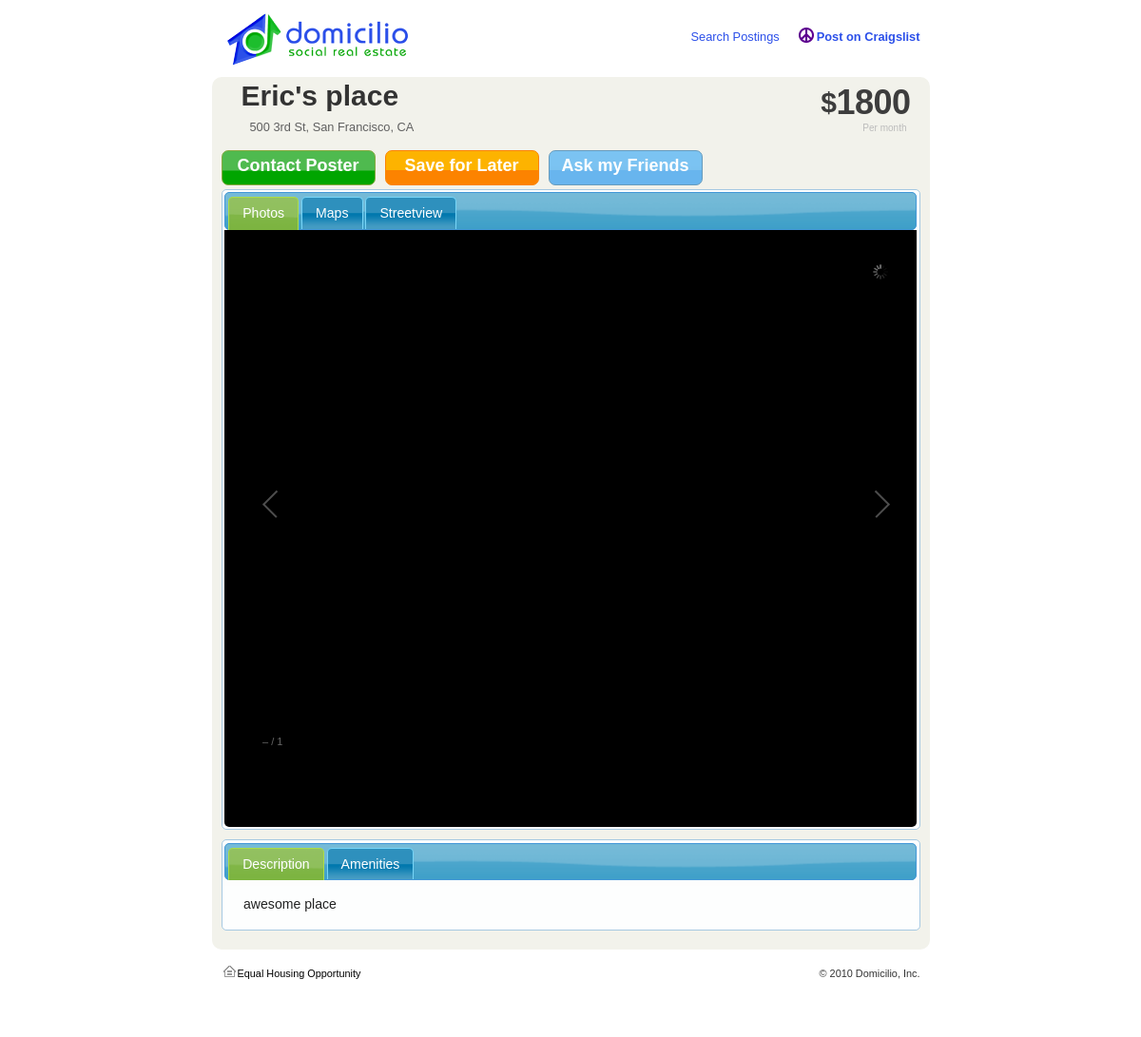
Screenshot of /view_posting.php?id=1 with the database file from the repository.
### tables this page shows
CREATE TABLE postings (
id BIGINT not null AUTO_INCREMENT,
owner_id BIGINT not null,
title varchar(1000),
cost varchar(64),
bedrooms INT,
address varchar(1000),
city varchar(64),
state varchar(32),
info varchar(20000),
location point,
PRIMARY KEY (id)
);

### lib/core.php (called while the page is built, shortened)
<?php
function id($a) {
  return $a;
}
function idx($array, $key, $default = null) {
  return $array[$key];
}
function edx($array, $key, $default = null) {
  return $array[$key];
}
?>

### lib/db.php (called while the page is built, shortened)
<?php
require_once('../lib/core.php');
function db_escape( $s )
{
  return mysql_real_escape_string( $s );
}
function db_fetch( $res )
{
  return mysql_fetch_row( $res );
}
function db_query( $query )
{
  $result = mysql_query($query);
  return $result;
}
?>

### lib/Posting.php (called while the page is built, shortened)
<?php
require_once("../lib/core.php");
require_once("../lib/db.php");
class Posting {
  protected
    $id,
    $title,
    $address,
    $state,
    $city,
    $info,
    $cost,
    $ownerId,
    $location = array('lat' => 0, 'lng' => 0),
    $photos = array();
  public static function fromDB($id) {
    $res = db_query("select id, title, cost, address, city, state,"
      . " info, owner_id, X(location), Y(location) from postings where id='"
      . db_escape($id) . "';");
    if ($arr = db_fetch($res)) {
      $id = $arr[0];
      $posting = id(new Posting())
                   ->setId($id)
                   ->setTitle(edx($arr, 1, 'New posting'))
                   ->setCost(edx($arr, 2, 0))
                   ->setAddress(edx($arr, 3, ''))
                   ->setCity(edx($arr, 4, ''))
                   ->setState(edx($arr, 5))
                   ->setInfo(edx($arr, 6, 'No info'))
                   ->setOwnerId(edx($arr, 7, 0))
                   ->setLocation(edx($arr, 8, 0), edx($arr, 9, 0));
      $res = db_query("select photo_id, photo_url,"
          . " photo_url_thumbnail from posting_photos where posting_id = '"
          . db_escape($id) . "';");
      while($arr = db_fetch($res)) {
        $posting->addPhoto($arr[0], $arr[2], $arr[1]);
      }
      return $posting;
    } else {
      return false;
    }
  }
  public function setLocation($new_lat, $new_lng) {
    return $this;
  }
  public function getFullAddress() {
    return $this->getAddress() . ", " . $this->getCity() . ", "
      . $this->getState();
  }
  public function addPhoto($photo_id, $photo_preview, $photo_src) {
    return $this;
  }
  public function setId($new_id) {
    return $this;
  }
  public function setTitle($new_title) {
    $this->title = $new_title;
    return $this;
  }
  public function getTitle() {
    return $this->title;
  }
  public function setInfo($new_info) {
    $this->info = $new_info;
    return $this;
  }
  public function getInfo() {
    return $this->info;
  }
  public function setAddress($new_address) {
    $this->address = $new_address;
    return $this;
  }
  public function getAddress() {
    return $this->address;
  }
  public function setCost($new_cost) {
    $this->cost = $new_cost;
    return $this;
  }
  public function getCost() {
    return $this->cost;
  }
  public function setCity($new_city) {
    $this->city = $new_city;
    return $this;
  }
  public function getCity() {
    return $this->city;
  }
  public function setState($new_state) {
    $this->state = $new_state;
    return $this;
  }
  public function getState() {
    return $this->state;
  }
  public function setOwnerId($new_owner_id) {
    return $this;
  }
}
?>

### www/view_posting.php (the view, shortened to what this page needs)
<?php
require_once('../lib/Posting.php');
$id = (int)idx($_GET, 'id', 0);
$posting = Posting::fromDB($id);
if ($posting) {
?>
<div id="view">
<h1><?php echo htmlspecialchars($posting->getTitle()); ?></h1><br/>
<p style="margin-left: 30px;"><?php echo htmlspecialchars($posting->getFullAddress()); ?></p>
<div class="price" style="position: relative; top:-70px;">
      <div class="price_data">
          <sup class="currency_if_required"></sup><sup>$</sup>
      <div class="currency_with_sup"><?php echo htmlspecialchars($posting->getCost()); ?></div>
       </div>
   <div class="price_modifier">                    Per month
    </div>
               </div>
	<div id="contactPoster" class="v3_button" style="float:left;width:140px;height:25px;padding:5px 10px; margin-right:10px;"  onclick="contactPoster()">Contact Poster</div>
	<div id ="savePosting" class="v3_button v3_orange" style="float:left;width:140px;height:25px;padding:5px 10px; margin-right:10px;" onclick="savePosting()">Save for Later</div>
	<div id="askFriends" class="v3_button v3_blue" style="float:left;width:140px;height:25px;padding:5px 10px;margin-right:10px;" onclick="shareWithFriends();">Ask my Friends</div>
	<br /><br />
<div id="tabs">
<ul>
	<li><a href="#tabs-2">Photos</a></li>
	<li><a href="#tabs-3">Maps</a></li>
	<li><a href="#tabs-4">Streetview</a></li>
</ul>
<div id="tabs-2" style="min-height: 400px; min-width:500px; text-align: center;background-color: black;">
	<div class="images" style="height:600px; width: 700px;">
	</div>
</div>
</div>
<div id="tabs2" style="margin-top:10px;margin-bottom:10px;">
<ul>
	<li><a href="#tabs-5">Description</a></li>
	<li><a href="#amenities">Amenities</a></li>
</ul>
<div id="tabs-5">
<div id="description" class="details_content">
            <div id="description_text" class="rounded_less trans">
<?php echo htmlspecialchars($posting->getInfo())?>
            </div>
        </div>
</div>
        </div>
</div>
<?php
} else {
  echo "I don't get it.";
}
  require_once('../lib/footer.php');
?>

### www/css/main.css (style rules this page uses)
h1, h2, h3, h4, h5, h6 { font-weight: normal; margin: 0; }
a { color: #2B4FE9; }
h1 { color:#333333; float:left; font-size:30px; font-weight:bold; padding:0 0 0 21px; }
body { font-family: Arial, Helvetica, sans-serif; font-size: 100%; background: #fff url(../images/body-bkg.jpg) no-repeat center top; margin: 0 0 100px 0; color: #606060; }
#tabs li { text-decoration: none; list-style-type: none; }
.rounded_less { -moz-border-radius:3px;-webkit-border-radius: 3px; }
#v3_search, #search_header, #search_body, .search_result, .price, .room_title, #search_filters, #results { overflow:hidden; }
.v3_button { color:#FFFFFF !important; height:42px; width:auto; font-size:18px; cursor:pointer; padding:5px 28px; background:transparent url('../images/v3_button_bgs_001.png') repeat-x 0 0; border:1px solid #85AA40; font-weight:bold; text-align:center; -moz-border-radius:7px;-webkit-border-radius: 7px; -webkit-box-shadow:0 0 6px transparent; font-family:Arial, Helvetica, Tahoma; }
.v3_blue { background-position:0 -42px !important; border-color:#679bbc !important; }
.v3_orange { background-position:0 -126px !important; border-color:#fc8300 !important; }
.price { float:right; margin-top:-4px; width:128px; }
.price_data { color:#3D3D3D; float:right; font-size:36px; font-weight:bold; height:44px; letter-spacing:-0.5px; line-height:44px; padding:2px 10px 0 0; }
.currency_with_sup { float:right; }
.price_modifier { color:#BBBBBB; float:right; font-size:10px; margin-top:-5px; padding-right:14px; text-align:right; width:103px; }
#view { background-color:#F2F2EB; -webkit-border-radius:10px; -moz-border-radius: 10px;padding:10px; }
.v3_blue { background-position:0 -42px !important; border-color:#679BBC !important; }

### rows the page displays
postings: title "Eric's place", $posting->getFullAddress() "500 3rd St, San Francisco, CA", cost "1800", info "awesome place"
